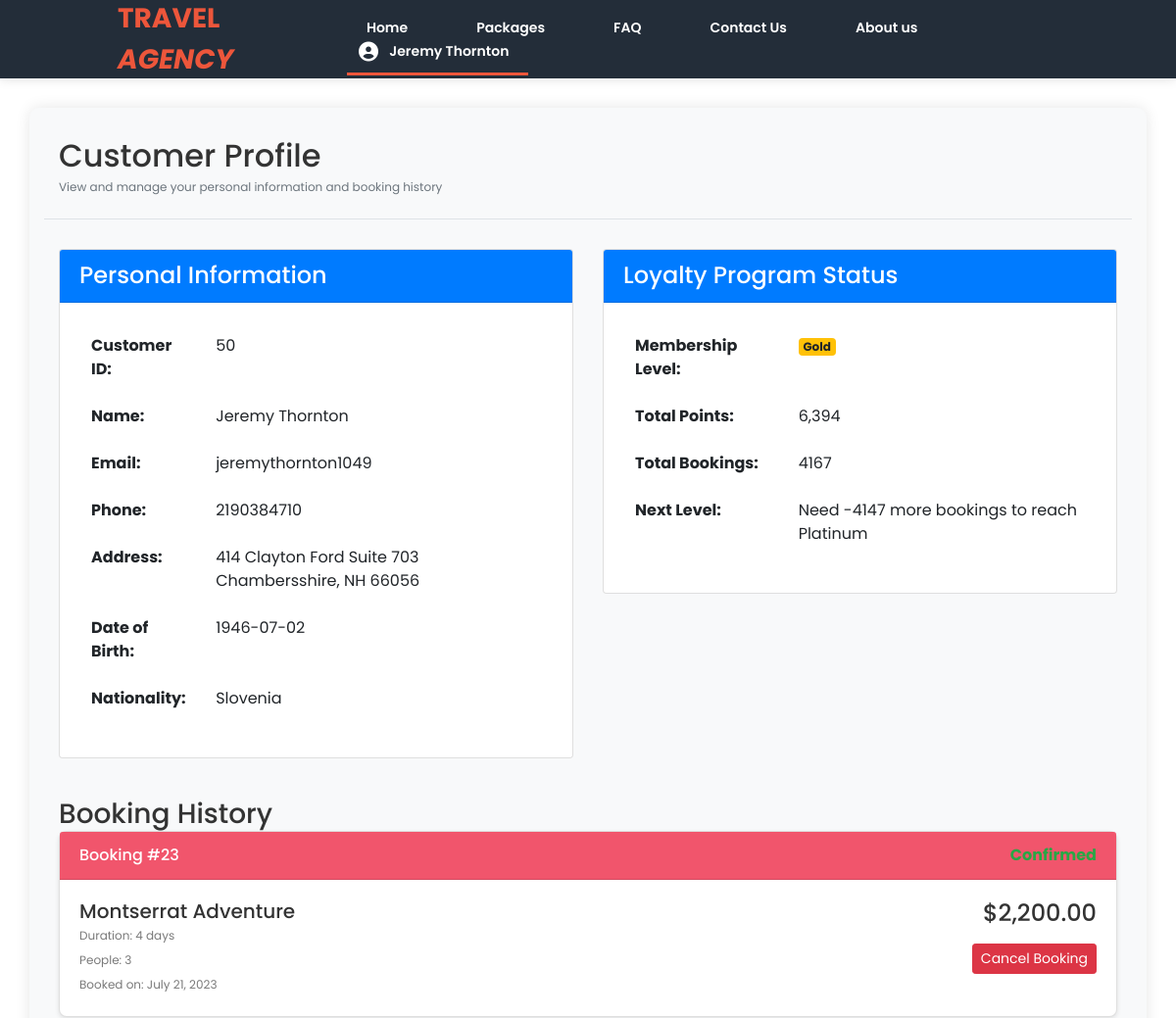
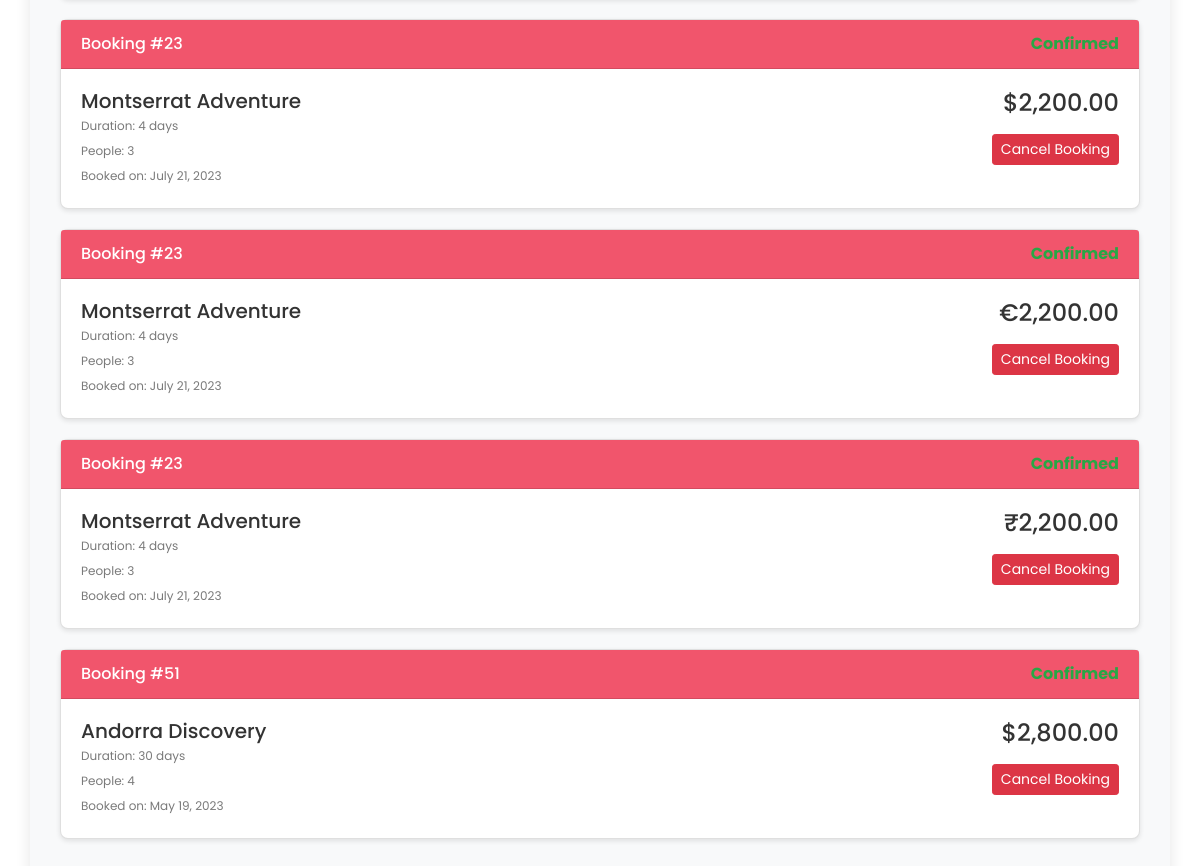
Screenshot of /view_booking.php (signed in) with the database file from the repository (2 pictures, top to bottom).
### tables this page shows
CREATE TABLE Customer (
    Customer_ID INT AUTO_INCREMENT PRIMARY KEY,
    Name VARCHAR(100) NOT NULL,
    Email VARCHAR(100) UNIQUE NOT NULL, 
    Phone VARCHAR(20) UNIQUE NOT NULL,
    Address TEXT,
    Date_Of_Birth DATE,
    Nationality VARCHAR(50),
    User_Type ENUM('Regular', 'Admin') NOT NULL,
    Password VARCHAR(20) NOT NULL
);

CREATE TABLE LoyaltyProgram (
    Customer_ID INT PRIMARY KEY,
    Points INT DEFAULT 0,
    Membership_Level ENUM('Bronze', 'Silver', 'Gold', 'Platinum') DEFAULT 'Bronze',
    Total_Bookings INT DEFAULT 0,
    FOREIGN KEY (Customer_ID) REFERENCES Customer(Customer_ID) ON DELETE CASCADE
);

### view_booking.php (the view, shortened to what this page needs)
<?php
include 'includes/db_connection.php';
$customer_id = $_SESSION['customer_id'];
$sql = "SELECT Customer_ID, Name, Email, Phone, Address, Date_Of_Birth, Nationality
        FROM Customer
        WHERE Customer_ID = ?";
$stmt = $conn->prepare($sql);
$stmt->bind_param("i", $customer_id);
$stmt->execute();
$result = $stmt->get_result();
if ($result->num_rows > 0) {
    $customer = $result->fetch_assoc();
} else {
    $error_message = "Customer information not found.";
}
$loyalty_sql = "SELECT Points, Membership_Level, Total_Bookings
                FROM LoyaltyProgram
                WHERE Customer_ID = ?";
$loyalty_stmt = $conn->prepare($loyalty_sql);
$loyalty_stmt->bind_param("i", $customer_id);
$loyalty_stmt->execute();
$loyalty_result = $loyalty_stmt->get_result();
$loyalty = $loyalty_result->fetch_assoc();
$booking_sql = "SELECT b.Booking_ID, b.Booking_Date, b.Status, b.NumberOfPeople,
                b.Total_Cost, tp.Name as PackageName, tp.Duration,
                p.Currency
                FROM Booking b
                JOIN TourPackage tp ON b.TourPackage_ID = tp.TourPackage_ID
                LEFT JOIN Payment p ON b.Booking_ID = p.Booking_ID
                WHERE b.Customer_ID = ?
                ORDER BY b.Booking_Date DESC";
$booking_stmt = $conn->prepare($booking_sql);
$booking_stmt->bind_param("i", $customer_id);
$booking_stmt->execute();
$booking_result = $booking_stmt->get_result();
?>
<!DOCTYPE html>
<html lang="en">
<head>
    <link rel="stylesheet" type="text/css" href="assets/css/bootstrap.min.css">
    <link rel="stylesheet" type="text/css" href="assets/css/font-awesome.css">
    <link rel="stylesheet" href="assets/css/view_booking.css">
    <link rel="stylesheet" href="assets/css/style.css">
    <link rel="stylesheet" href="assets/css/nav.css">
</head>
<body style="margin-top: 80px">
<header class="header-area header-sticky">
    <div class="container">
        <div class="row">
            <div class="col-12">
                <nav class="main-nav">
                    <a href="index.html" class="logo">Travel <em>Agency</em></a>
                    <ul class="nav">
                    <li><a href="index.php">Home</a></li>
                    <li><a href="packages.php">Packages</a></li>
                    <li><a href="faq.php">FAQ</a></li>
                    <li><a href="contact.php">Contact Us</a></li>
                    <li><a href="about.php">About us</a></li>
                    <?php if (isset($_SESSION['customer_id'])): ?>
                        <li class="nav-item dropdown">
                            <a href="#" class="dropdown active" id="profileDropdown" data-toggle="dropdown" aria-haspopup="true" aria-expanded="false">
                                <i class="fa fa-user-circle"></i> <?php echo htmlspecialchars($_SESSION['name']); ?>
                            </a>
                        </li>
                    <?php else: ?>
                        <li><a href="login.php">Login</a></li>
                    <?php endif; ?>
                </ul>
                </nav>
            </div>
        </div>
    </div>
</header>
    <div class="container profile-container">
        <div class="row profile-header">
            <div class="col-md-12">
                <h2>Customer Profile</h2>
                <p class="text-muted">View and manage your personal information and booking history</p>
            </div>
        </div>
        <?php if (isset($error_message)): ?>
            <div class="alert alert-danger">
                <?php echo $error_message; ?>
            </div>
        <?php else: ?>
            <div class="row profile-details">
                <div class="col-md-6">
                    <div class="card">
                        <div class="card-header bg-primary text-white">
                            <h4>Personal Information</h4>
                        </div>
                        <div class="card-body">
                            <table class="table table-borderless">
                                <tr>
                                    <th>Customer ID:</th>
                                    <td><?php echo htmlspecialchars($customer['Customer_ID']); ?></td>
                                </tr>
                                <tr>
                                    <th>Name:</th>
                                    <td><?php echo htmlspecialchars($customer['Name']); ?></td>
                                </tr>
                                <tr>
                                    <th>Email:</th>
                                    <td><?php echo htmlspecialchars($customer['Email']); ?></td>
                                </tr>
                                <tr>
                                    <th>Phone:</th>
                                    <td><?php echo htmlspecialchars($customer['Phone']); ?></td>
                                </tr>
                                <tr>
                                    <th>Address:</th>
                                    <td><?php echo htmlspecialchars($customer['Address']); ?></td>
                                </tr>
                                <tr>
                                    <th>Date of Birth:</th>
                                    <td><?php echo htmlspecialchars($customer['Date_Of_Birth']); ?></td>
                                </tr>
                                <tr>
                                    <th>Nationality:</th>
                                    <td><?php echo htmlspecialchars($customer['Nationality']); ?></td>
                                </tr>
                            </table>
                        </div>
                    </div>
                </div>
                <div class="col-md-6">
                    <div class="card">
                        <div class="card-header bg-primary text-white">
                            <h4>Loyalty Program Status</h4>
                        </div>
                        <div class="card-body">
                            <table class="table table-borderless">
                                <tr>
                                    <th>Membership Level:</th>
                                    <td>
                                        <span class="badge badge-<?php
                                            switch($loyalty['Membership_Level']) {
                                                case 'Gold': echo 'warning'; break;
                                            }
                                        ?>">
                                            <?php echo htmlspecialchars($loyalty['Membership_Level']); ?>
                                        </span>
                                    </td>
                                </tr>
                                <tr>
                                    <th>Total Points:</th>
                                    <td><?php echo number_format($loyalty['Points']); ?></td>
                                </tr>
                                <tr>
                                    <th>Total Bookings:</th>
                                    <td><?php echo $loyalty['Total_Bookings']; ?></td>
                                </tr>
                                <tr>
                                    <th>Next Level:</th>
                                    <td>
                                        <?php
                                        $next_level = '';
                                        $bookings_needed = 0;
                                        switch($loyalty['Membership_Level']) {
                                            case 'Gold':
                                                $next_level = 'Platinum';
                                                $bookings_needed = 20 - $loyalty['Total_Bookings'];
                                                break;
                                        }
                                        if ($next_level != 'Maximum Level') {
                                            echo "Need " . $bookings_needed . " more bookings to reach " . $next_level;
                                        } else {
                                            echo "You have reached the highest membership level!";
                                        }
                                        ?>
                                    </td>
                                </tr>
                            </table>
                        </div>
                    </div>
                </div>
            </div>
            <div class="booking-history">
                <h3>Booking History</h3>
                <?php
                if ($booking_result->num_rows > 0): ?>
                    <?php while ($booking = $booking_result->fetch_assoc()): ?>
                        <div class="card booking-card">
                            <div class="card-header d-flex justify-content-between align-items-center">
                                <span>Booking #<?php echo $booking['Booking_ID']; ?></span>
                                <span class="booking-status status-<?php echo strtolower($booking['Status']); ?>">
                                </span>
                            </div>
                            <div class="card-body">
                                <div class="row">
                                    <div class="col-md-8">
                                        <h5><?php echo htmlspecialchars($booking['PackageName']); ?></h5>
                                        <p>Duration: <?php echo $booking['Duration']; ?> days</p>
                                        <p>People: <?php echo $booking['NumberOfPeople']; ?></p>
                                        <p>Booked on: <?php echo date('F j, Y', strtotime($booking['Booking_Date'])); ?></p>
                                    </div>
                                    <div class="col-md-4 text-right">
                                        <h4>
                                            <?php
                                            $currency_symbol = '';
                                            switch($booking['Currency']) {
                                                case 'USD':
                                                    $currency_symbol = '$';
                                                    break;
                                                case 'EUR':
                                                    $currency_symbol = '€';
                                                    break;
                                                case 'INR':
                                                    $currency_symbol = '₹';
                                                    break;
                                            }
                                            echo $currency_symbol . number_format($booking['Total_Cost'], 2);
                                            ?>
                                        </h4>
                                        <a href="#"
                                           class="btn btn-sm btn-danger mt-3"
                                           onclick="cancelBooking(<?php echo $booking['Booking_ID']; ?>)">
                                            Cancel Booking
                                        </a>
                                    </div>
                                </div>
                            </div>
                        </div>
                    <?php endwhile; ?>
                <?php else: ?>
                    <div class="alert alert-info">
                        You haven't made any bookings yet. <a href="packages.php">Browse our packages</a> to book your next adventure!
                    </div>
                <?php endif; ?>
            </div>
        <?php endif; ?>
    </div>
      <link rel="stylesheet" href="https://cdnjs.cloudflare.com/ajax/libs/font-awesome/6.4.2/css/all.min.css">
</body>
</html>

### assets/css/view_booking.css (style rules this page uses)
.profile-container { background-color: #f8f9fa; border-radius: 10px; padding: 30px; margin-top: 30px; box-shadow: 0 0 15px rgba(0,0,0,0.1); }
.profile-header { margin-bottom: 30px; border-bottom: 1px solid #dee2e6; padding-bottom: 20px; }
.profile-details { margin-bottom: 30px; }
.booking-history { margin-top: 40px; }
.booking-card { margin-bottom: 20px; border-radius: 8px; box-shadow: 0 2px 5px rgba(0,0,0,0.1); }
.booking-card .card-header { background-color: #f1556c; color: white; font-weight: 500; }
.booking-status { font-weight: bold; }
.status-confirmed { color: #28a745; }

### assets/css/style.css (style rules this page uses)
html, body, div, span, applet, object, iframe, h1, h2, h3, h4, h5, h6, p, blockquote, div pre, a, abbr, acronym, address, big, cite, code, del, dfn, em, font, img, ins, kbd, q, s, samp, small, strike, strong, sub, sup, tt, var, b, u, i, center, dl, dt, dd, ol, ul, li, figure, header, nav, section, article, aside, footer, figcaption { margin: 0; padding: 0; border: 0; outline: 0; }
ul, li { padding: 0; margin: 0; list-style: none; }
header, nav, section, article, aside, footer, hgroup { display: block; }
* { box-sizing: border-box; }
html, body { font-family: 'Poppins', sans-serif; font-weight: 400; background-color: #fff; font-size: 16px; -ms-text-size-adjust: 100%; -webkit-font-smoothing: antialiased; -moz-osx-font-smoothing: grayscale; }
a { text-decoration: none !important; }
h1, h2, h3, h4, h5, h6 { margin-top: 0px; margin-bottom: 0px; }
ul { margin-bottom: 0px; }
p { font-size: 12px; line-height: 25px; color: #7a7a7a; }
html, body { background: #fff; font-family: 'Poppins', sans-serif; }
body { font-family: 'Poppins', sans-serif; background-color: #ffffff; color: #333; margin: 0; padding: 0; }
a { color: #ed563b; }

### assets/css/nav.css (style rules this page uses)
.main-nav { background: #232d39; width: 100%; height: 80px; padding: 0 10%; display: flex; align-items: center; justify-content: space-between; position: fixed; top: 0; left: 0; z-index: 1000; box-shadow: 0 2px 10px rgba(0, 0, 0, 0.1); }
.main-nav .logo { font-size: 28px; font-weight: 700; color: #ed563b; text-transform: uppercase; text-decoration: none; }
.main-nav ul.nav { list-style: none; padding: 0; margin: 0; display: flex; }
.main-nav ul.nav li { display: inline-block; margin-left: 30px; }
.main-nav ul.nav li a { text-decoration: none; font-size: 14px; font-weight: 600; color: #fff; padding: 20px; position: relative; transition: color 0.3s ease-in-out; }
.main-nav ul.nav li a::after { content: ""; position: absolute; left: 0; bottom: 5px; width: 0; height: 3px; background: #ed563b; transition: width 0.4s ease-in-out; }
.main-nav ul.nav li a.active { position: relative; }
.main-nav ul.nav li a.active::after { content: ""; position: absolute; left: 0; bottom: 5px; width: 100%; height: 3px; background: #ed563b; }
.fa-user-circle { position: relative; font-size: 20px; top: 3px; right: 8px; }
a { color: #ed563b; }
header, .header-area, .main-nav, .main-nav .logo, .main-nav .nav li a { transition: none !important; }

### rows the page displays
customer: Customer_ID "50", Name "Jeremy Thornton", Email "jeremythornton1049", Phone "2190384710", Address "414 Clayton Ford Suite 703 Chambersshire, NH 66056", Date_Of_Birth "1946-07-02", Nationality "Slovenia"
loyaltyprogram: Membership_Level "Gold", Points "6,394", Total_Bookings "4167", Total_Bookings "-4147", Membership_Level "Platinum"

### other values shown
$_SESSION['name'] "Jeremy Thornton"
$booking['Booking_ID'] "23"
$booking['PackageName'] "Montserrat Adventure"
$booking['Duration'] "4"
$booking['NumberOfPeople'] "3"
date('F j, Y', strtotime($booking['Booking_Date'])) "July 21, 2023"
$currency_symbol "$"
$booking['Total_Cost'] "2,200.00"
$currency_symbol "€"
$currency_symbol "₹"
$booking['Booking_ID'] "51"
$booking['PackageName'] "Andorra Discovery"
$booking['Duration'] "30"
$booking['NumberOfPeople'] "4"
date('F j, Y', strtotime($booking['Booking_Date'])) "May 19, 2023"
